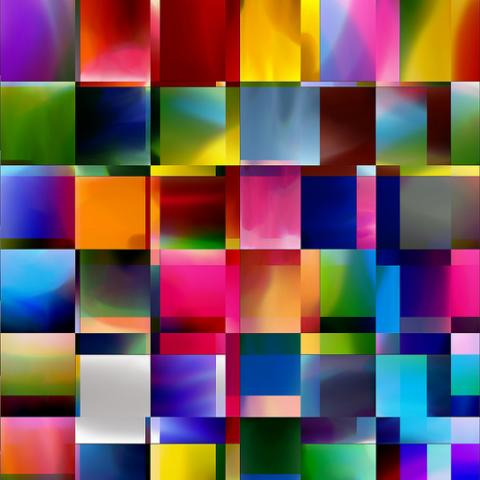
#> input picture SETIMA_QUESTÃO/cores.jpg, 480 x 480 px
$ python questao7.py
#> lines starting #> are read from the running program, lines starting #| are printed output that depends on the picture; after the words box and inside, x2 and y2 are one past the last pixel; in counts of white or black regions, pixels touching at a corner belong together
#Abrir uma imagem colorida, transformar em tom de cinza, visualizar imagem de entrada. Apliquem uma limiarização (thresholding), visualizem os resultados e salvem. Obs: busquem compreender os resultados da técnica.


import cv2

#primeiro passo = abrir uma imagem colorida. Como faço? Utilizo a função imread (ela recebe um parametro que é a imagem que eu salvei no computador)e vou atribui-la à variável imcolor.
imcolor = cv2.imread('cores.jpg')
#> imcolor is the input picture: shape (480, 480, 3); mean B, G, R 91.6, 87.3, 115.7

#segundo passo = transformar em tom de cinza. Como faço? crio uma variavel e a ela vou atribuir a função cvtColor que recebe como parametro a imcolor e a função de fato cinza (COLOR_BGR2GRAY)
imcinza = cv2.cvtColor(imcolor, cv2.COLOR_BGR2GRAY)
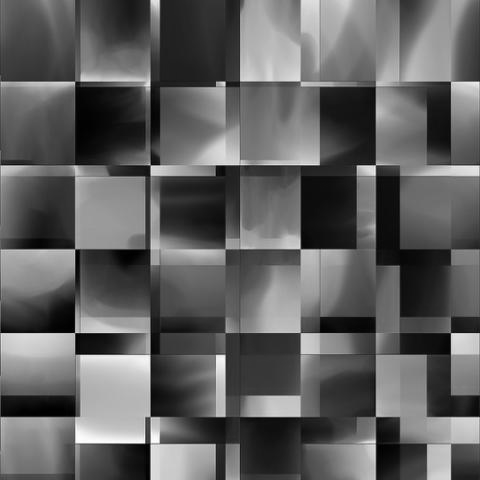
#> imcinza: shape (480, 480); min 0, max 254, mean 96.3

#TERCEIRO PASSO = VISUALIZAR IMAGEM DE ENTRADA
cv2.imshow('visualizar imagem de entrada', imcinza)

#quarto passo = aplicar uma limiarização
ret, imcolor_threshold = cv2.threshold(imcinza, 70, 255, cv2.THRESH_BINARY)
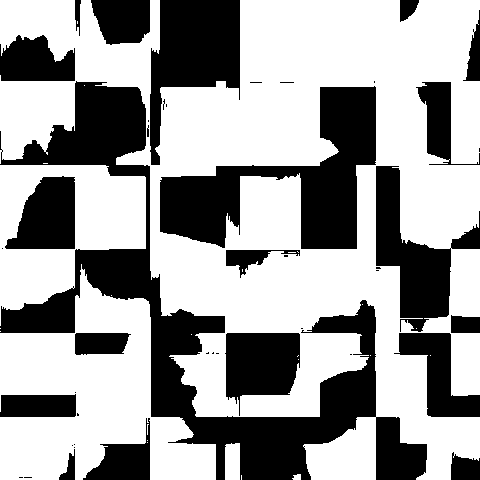
#> imcolor_threshold: shape (480, 480); 62.1% white; 44 black regions (23 under 20 px), largest, box (x1, y1, x2, y2) and area: (0, 81, 427, 480) 31909, (160, 86, 376, 249) 14450, (150, 0, 240, 165) 8011

#QUINTO PASSO = VISUALIZAR O RESULTADO
cv2.imshow('visualizar resultado', imcolor_threshold)

cv2.waitKey(0)

#salvar o resultado
cv2.imwrite('resultado_salvo.jpg', imcolor_threshold)
